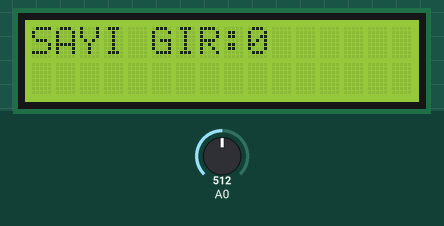
The sketch below on a simulated Arduino Uno, built with avr-gcc and run on an emulated ATmega328P. On the bench: 16×2 character LCD. The test bench sets the inputs (shaded band); at power-on: A0 = 512. Random numbers use the default seed unless the sketch sets one.

Above: at 2.2 s.
2.3 s: A0 set to 536
3.8 s: A0 set to 568
At 4.6 s:
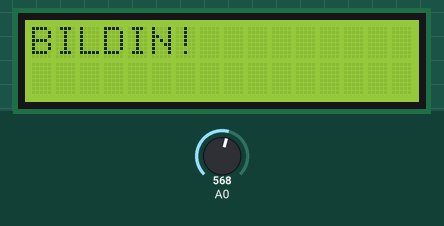
At 5.7 s:
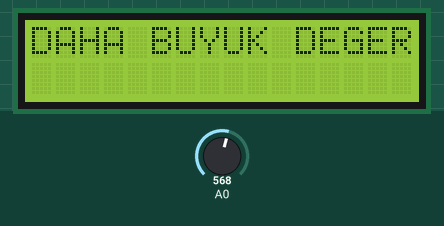
6.8 s: A0 set to 122
At 8.3 s:
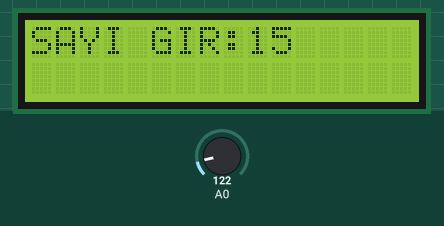
8.5 s: A0 set to 565
At 9.2 s:
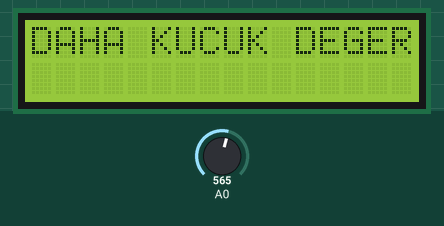
11.5 s: A0 set to 545
13.1 s: A0 set to 716
Timing chart, 0 to 16.1 s (numbered marks = the images above; inputs shaded):
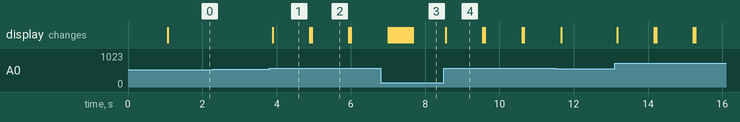

The sketch:

sketch_jan02b.ino
```cpp
#include <LiquidCrystal.h>
LiquidCrystal lcd(8,9,4,5,6,7);

int sayi=0;
int tahmin =0;
int deger=0;
int okunan=0;
#define sag 0
#define ust 1
#define alt 2
#define sol 3
#define secim 4
#define yok 5


void setup() {
  lcd.begin(16,2);
  lcd.setCursor(0,0);
  lcd.print("SAYI TAHMIN OYUNU");
  delay(1000);
  lcd.clear();
}

void loop() {

  do
  {
    deger=tus_oku();
    lcd.setCursor(0,0);
    lcd.print("SAYI GIR:");
    if(deger==ust && sayi<15){sayi++;}
    if(deger==alt && sayi>=1){sayi--;}
    if(sayi<10)
    {
    lcd.setCursor(10,0);
    lcd.print(" ");
    }
    lcd.setCursor(9,0);
    lcd.print(sayi);
    delay(45);
  }while(deger!=secim);
   deger=6;
   lcd.clear();
   if(tahmin==sayi)
   {
    lcd.setCursor(0,0);
    lcd.print("BILDIN!");
    tahmin=random(0,15);
    delay(1000);lcd.clear();
   }
   else if(sayi<tahmin)
   {
    lcd.setCursor(0,0);
    lcd.print("DAHA BUYUK DEGER");
    delay(1000);lcd.clear();
   }
   else if(sayi>tahmin)
   {
    lcd.setCursor(0,0);
    lcd.print("DAHA KUCUK DEGER");delay(1000);lcd.clear();
   }
}

int tus_oku()
{
  okunan=analogRead(0);
  if(okunan>1000)return yok;
  if(okunan<50)return sag;
  if(okunan<195)return ust;
  if(okunan<380)return alt;
  if(okunan<555)return sol;
  if(okunan<790)return secim;
  return yok;
}
```

Measured:
- the behaviour switches between 554 and 555 on A0 (found by bisection; images 0 and 1)
- after the input at 2.3 s, every drawn part: stays the same
- after the input at 3.8 s, the display: changes after 0.09 s (image 1)
- after the input at 8.5 s, the display: changes after 0.05 s (image 4)
- what the display in image 1 shows lasts 1.0 s, from 3.9 s to 4.9 s
